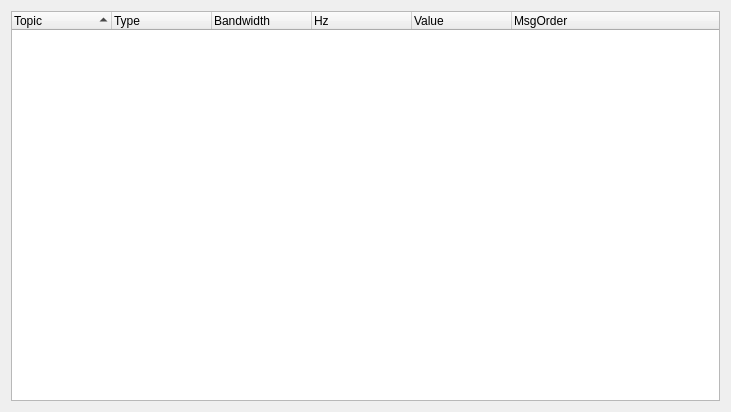
<?xml version="1.0" encoding="UTF-8"?>
<ui version="4.0">
 <class>TopicWidget</class>
 <widget class="QWidget" name="TopicWidget">
  <property name="geometry">
   <rect>
    <x>0</x>
    <y>0</y>
    <width>731</width>
    <height>412</height>
   </rect>
  </property>
  <property name="windowTitle">
   <string>Topic Monitor</string>
  </property>
  <layout class="QVBoxLayout" name="verticalLayout">
   <item>
    <widget class="QTreeWidget" name="topics_tree_widget">
     <property name="contextMenuPolicy">
      <enum>Qt::CustomContextMenu</enum>
     </property>
     <property name="toolTip">
      <string>Right click on item for more options.</string>
     </property>
     <property name="dragEnabled">
      <bool>true</bool>
     </property>
     <property name="dragDropMode">
      <enum>QAbstractItemView::DragOnly</enum>
     </property>
      <property name="sortingEnabled">
       <bool>true</bool>
      </property>
     <column>
      <property name="text">
       <string>Topic</string>
      </property>
     </column>
     <column>
      <property name="text">
       <string>Type</string>
      </property>
     </column>
     <column>
      <property name="text">
       <string>Bandwidth</string>
      </property>
     </column>
     <column>
      <property name="text">
       <string>Hz</string>
      </property>
     </column>
     <column>
      <property name="text">
       <string>Value</string>
      </property>
     </column>
     <column>
      <property name="text">
       <string>MsgOrder</string>
      </property>
     </column>
    </widget>
   </item>
  </layout>
 </widget>
 <resources/>
 <connections/>
</ui>
